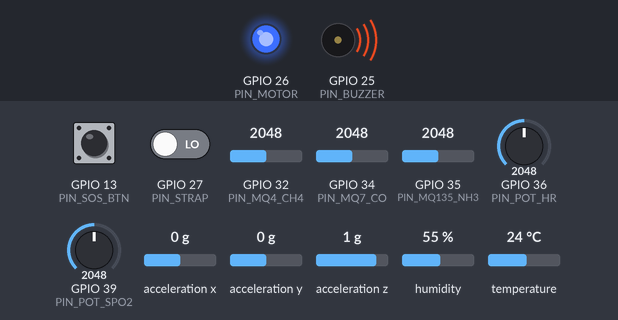
The sketch below on a simulated ESP32. Shown: output pins drawn as LEDs (lit = HIGH), buzzer (waves = sounding). Wiring (from diagram.json): MPU-6050 motion sensor at I2C address 0x68. Dashed ring = blinking. Inputs (shaded band) come from the test bench; at power-on: acceleration x 0 g, GPIO 35 (PIN_MQ135_NH3) = 2048, GPIO 34 (PIN_MQ7_CO) = 2048, GPIO 32 (PIN_MQ4_CH4) = 2048, temperature 24 °C, GPIO 13 (PIN_SOS_BTN) HIGH, GPIO 27 (PIN_STRAP) LOW, GPIO 36 (PIN_POT_HR) = 2048, GPIO 39 (PIN_POT_SPO2) = 2048, acceleration y 0 g, acceleration z 1 g, humidity 55 % (analog values on the 0–4095 scale). WiFi joins after 1.5 s; servers stay silent unless stated; uploads are accepted with an empty reply; what the sketch prints to the serial monitor is not drawn.

Above: at 1.06 s.
1.3 s: acceleration x set to -1.4 g
4.8 s: GPIO 35 (PIN_MQ135_NH3) set to 1933
8.5 s: GPIO 34 (PIN_MQ7_CO) set to 1954
12.0 s: GPIO 32 (PIN_MQ4_CH4) set to 1864
15.5 s: GPIO 32 (PIN_MQ4_CH4) set to 1760
At 16.1 s:
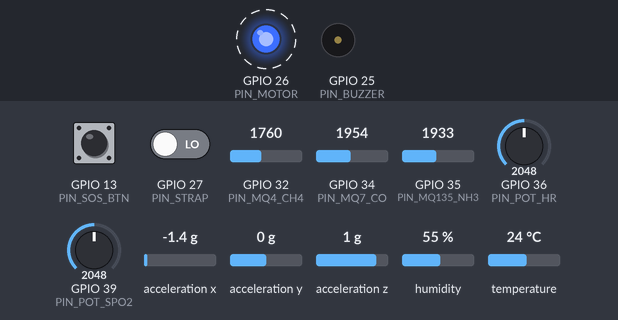
19.0 s: temperature set to 41 °C
At 19.35 s:
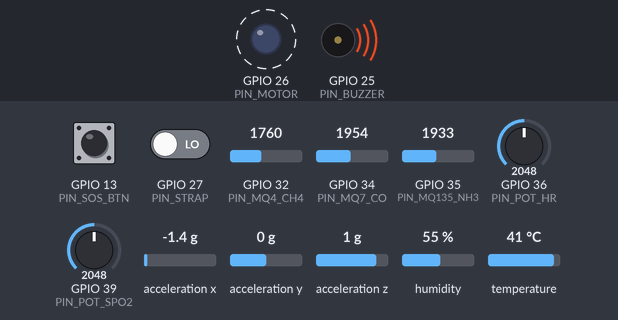
Timing chart, 0 to 26.5 s (numbered marks = the images above; inputs shaded):
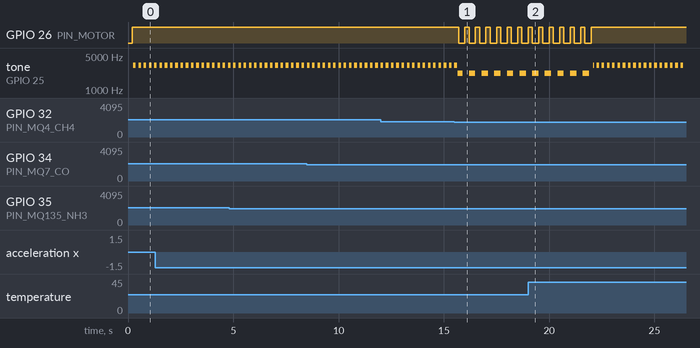

Measured:
- the behaviour switches between 1800 and 1799 on GPIO 32 (PIN_MQ4_CH4) (found by bisection; images 0 and 1)
- after the input at 15.5 s, GPIO 26 (PIN_MOTOR): alternates HIGH for 0.20 s and LOW for 0.30 s, starting after 0.20 s
- after the input at 19.0 s, GPIO 26 (PIN_MOTOR): goes on until 22.0 s, then stays HIGH
- by itself, tone on GPIO 25 (PIN_BUZZER): plays 2200 Hz for 0.30 s, 2200 Hz for 0.30 s, 2200 Hz for 0.30 s, 2200 Hz for 0.30 s, 2200 Hz for 0.30 s, 3200 Hz for 0.04 s … (23 notes in this stretch)

The sketch:

wifi-scan.ino
```cpp
// ============================================================
// MineGuard - Smart Mining Safety Helmet (Wokwi simulation)
// ESP32 DevKit C v4
//
// Core 1 (Arduino loop): gas / DHT / MPU / strap / SOS sampling,
//                        4-level alert engine, buzzer + motor
// Core 0 (net task)    : vitals (HR/SpO2) + Wi-Fi posting
//
// Stand-ins for Wokwi:
//   MAX30102 -> two potentiometers (GPIO36 = HR, GPIO39 = SpO2)
//   Reed switch (strap) -> slide switch on GPIO27
//   MQ-135 is used as the NH3 channel
// RFID checkpoints are a separate project (checkpoint nodes).
// ============================================================

#include <Wire.h>
#include <WiFi.h>
#include <HTTPClient.h>
#include <DHT.h>
#include <math.h>

// ---------------- Config ----------------
#define DEVICE_ID        "helmet-01"
#define WIFI_SSID        "Wokwi-GUEST"
#define WIFI_PASS        ""
#define WIFI_CHANNEL     6
#define SERVER_URL       "http://example.com/api/readings"   // TODO: your backend endpoint
#define POST_INTERVAL_MS 2000

// ---------------- Pins ----------------
#define PIN_MQ7_CO     34   // ADC1_CH6
#define PIN_MQ135_NH3  35   // ADC1_CH7
#define PIN_MQ4_CH4    32   // ADC1_CH4
#define PIN_POT_HR     36   // simulated MAX30102 heart rate
#define PIN_POT_SPO2   39   // simulated MAX30102 SpO2
#define PIN_DHT        15
#define PIN_SDA        21
#define PIN_SCL        22
#define PIN_BUZZER     25
#define PIN_MOTOR      26
#define PIN_SOS_BTN    13   // to GND when pressed
#define PIN_STRAP      27   // reed switch stand-in

#define DHT_TYPE            DHT22   // Wokwi part is a DHT22; use DHT11 on real hardware
#define STRAP_CLOSED_LEVEL  LOW     // flip to HIGH if your switch reads inverted

// ---------------- Alert levels ----------------
enum Level { SAFE = 0, WARNING = 1, DANGER = 2, CRITICAL = 3 };
const char *LEVEL_NAME[] = { "SAFE", "WARNING", "DANGER", "CRITICAL" };

// ---------------- Thresholds (tune these) ----------------
// Gas: raw 12-bit ADC (0-4095). Real sensors: calibrate against clean-air baseline.
//                 warn  danger critical
const float CO_T[3]  = { 1200, 2000, 3000 };
const float NH3_T[3] = { 1200, 2000, 3000 };
const float CH4_T[3] = { 1000, 1800, 2800 };

// Rate of rise over the last <=30 s (raw ADC counts)
const int RISE_WARN   = 400;
const int RISE_DANGER = 800;
const int RISE_WINDOW_S = 30;

// Heart rate depends on motion. Low side (<=) and high side (>=).
//                       lowW lowD lowC  highW highD highC
const float HR_STILL[6]  = { 50, 45, 40,   100, 120, 150 };
const float HR_MOVING[6] = { 55, 50, 45,   140, 160, 180 };

// SpO2 (<=): warn, danger, critical
const float SPO2_T[3] = { 93, 89, 84 };

// Ambient temperature (C)
const float TEMP_T[3] = { 35, 40, 45 };

// Motion detection (deviation of |accel| from 1 g, smoothed)
const float MOVE_ON_G  = 0.06;
const float MOVE_OFF_G = 0.03;

// Escalation rules
const unsigned long WARNING_ESCALATE_MS = 120000UL;  // Warning held 120 s -> Danger
const unsigned long SOS_LATCH_MS        = 30000UL;   // SOS stays active 30 s after press

// ---------------- Shared state (guarded by mutex) ----------------
struct Snapshot {
  int   co, nh3, ch4;
  float temp, hum;
  int   bpm, spo2;
  bool  moving, strapped, sos;
  int   level;
  char  reason[96];
};
Snapshot S;
SemaphoreHandle_t mtx;
#define LOCK()   xSemaphoreTake(mtx, portMAX_DELAY)
#define UNLOCK() xSemaphoreGive(mtx)

// ---------------- Core-1 private state ----------------
DHT dht(PIN_DHT, DHT_TYPE);
const uint8_t MPU_ADDR = 0x68;

struct RiseBuf {
  int v[RISE_WINDOW_S];
  int idx = 0;
  int count = 0;
  void push(int x) {
    v[idx] = x;
    idx = (idx + 1) % RISE_WINDOW_S;
    if (count < RISE_WINDOW_S) count++;
  }
  int rise(int now) {
    if (count < 10) return 0;   // need at least ~10 s of history
    int oldestIdx = (idx - count + RISE_WINDOW_S) % RISE_WINDOW_S;
    return now - v[oldestIdx];
  }
};
RiseBuf riseCo, riseNh3, riseCh4;

int   rawCo = 0, rawNh3 = 0, rawCh4 = 0;
float tempC = 25, humP = 50;
bool  moving = false, strapped = true, sosActive = false;
float motionEma = 0;
unsigned long sosUntil = 0;
bool lastSosPin = HIGH;

unsigned long warnSince = 0;
Level currentLevel = SAFE;

// ---------------- Helpers ----------------
int readAdcAvg(int pin, int n = 8) {
  long sum = 0;
  for (int i = 0; i < n; i++) sum += analogRead(pin);
  return sum / n;
}

int scoreHigh(float v, const float t[3]) {
  if (v >= t[2]) return 3;
  if (v >= t[1]) return 2;
  if (v >= t[0]) return 1;
  return 0;
}
int scoreLow(float v, const float t[3]) {
  if (v <= t[2]) return 3;
  if (v <= t[1]) return 2;
  if (v <= t[0]) return 1;
  return 0;
}
int riseScore(int rise) {
  if (rise >= RISE_DANGER) return 2;
  if (rise >= RISE_WARN)   return 1;
  return 0;
}

// ---------------- MPU6050 (raw I2C) ----------------
void mpuInit() {
  Wire.beginTransmission(MPU_ADDR);
  Wire.write(0x6B);
  Wire.write(0x00);
  Wire.endTransmission(true);
}

float mpuReadAccelG() {
  Wire.beginTransmission(MPU_ADDR);
  Wire.write(0x3B);
  if (Wire.endTransmission(false) != 0) return 1.0f;
  if (Wire.requestFrom((int)MPU_ADDR, 6, (int)true) != 6) return 1.0f;
  int16_t ax = (Wire.read() << 8) | Wire.read();
  int16_t ay = (Wire.read() << 8) | Wire.read();
  int16_t az = (Wire.read() << 8) | Wire.read();
  float gx = ax / 16384.0f, gy = ay / 16384.0f, gz = az / 16384.0f;
  return sqrtf(gx * gx + gy * gy + gz * gz);
}

// ---------------- Fast sampling (100 ms) ----------------
void sampleFast() {
  rawCo  = readAdcAvg(PIN_MQ7_CO);
  rawNh3 = readAdcAvg(PIN_MQ135_NH3);
  rawCh4 = readAdcAvg(PIN_MQ4_CH4);

  strapped = (digitalRead(PIN_STRAP) == STRAP_CLOSED_LEVEL);

  // SOS: latch for SOS_LATCH_MS on each press
  bool pin = digitalRead(PIN_SOS_BTN);
  if (pin == LOW && lastSosPin == HIGH) sosUntil = millis() + SOS_LATCH_MS;
  lastSosPin = pin;
  sosActive = (pin == LOW) || (millis() < sosUntil);

  // Motion vs stationary (with hysteresis)
  float dyn = fabsf(mpuReadAccelG() - 1.0f);
  motionEma = 0.9f * motionEma + 0.1f * dyn;
  if (!moving && motionEma > MOVE_ON_G)  moving = true;
  if (moving  && motionEma < MOVE_OFF_G) moving = false;
}

void sampleDht() {
  float t = dht.readTemperature();
  float h = dht.readHumidity();
  if (!isnan(t)) tempC = t;
  if (!isnan(h)) humP  = h;
}

// ---------------- Alert engine ----------------
void evaluate() {
  unsigned long now = millis();

  // Feed rate-of-rise buffers once per second
  static unsigned long lastPush = 0;
  if (now - lastPush >= 1000) {
    lastPush = now;
    riseCo.push(rawCo);
    riseNh3.push(rawNh3);
    riseCh4.push(rawCh4);
  }

  int bpm, spo2;
  LOCK(); bpm = S.bpm; spo2 = S.spo2; UNLOCK();

  // Per-reading scores (0 safe, 1 warning, 2 danger, 3 critical)
  int sCo  = max(scoreHigh(rawCo,  CO_T),  riseScore(riseCo.rise(rawCo)));
  int sNh3 = max(scoreHigh(rawNh3, NH3_T), riseScore(riseNh3.rise(rawNh3)));
  int sCh4 = max(scoreHigh(rawCh4, CH4_T), riseScore(riseCh4.rise(rawCh4)));

  const float *hr = moving ? HR_MOVING : HR_STILL;
  const float hrLow[3]  = { hr[0], hr[1], hr[2] };
  const float hrHigh[3] = { hr[3], hr[4], hr[5] };
  int sHr   = max(scoreLow(bpm, hrLow), scoreHigh(bpm, hrHigh));
  int sSpo2 = scoreLow(spo2, SPO2_T);
  int sTemp = scoreHigh(tempC, TEMP_T);

  struct { const char *name; int score; } ch[] = {
    { "CO", sCo }, { "NH3", sNh3 }, { "CH4", sCh4 },
    { "HR", sHr }, { "SpO2", sSpo2 }, { "TEMP", sTemp }
  };

  int maxScore = 0, warnCount = 0, dangerCount = 0;
  char reason[96] = "";
  for (auto &c : ch) {
    if (c.score > maxScore) maxScore = c.score;
    if (c.score == 1) warnCount++;
    if (c.score >= 2) dangerCount++;
    if (c.score >= 1) {
      char tmp[24];
      snprintf(tmp, sizeof(tmp), "%s%s:%s", reason[0] ? "," : "", c.name, LEVEL_NAME[c.score]);
      strncat(reason, tmp, sizeof(reason) - strlen(reason) - 1);
    }
  }

  // Overall level = max score, bumped by how many channels are elevated
  int overall = maxScore;
  if (overall == WARNING && warnCount >= 3)   overall = DANGER;
  if (overall == DANGER  && dangerCount >= 2) overall = CRITICAL;

  // Warning stuck too long -> Danger
  if (overall == WARNING) {
    if (warnSince == 0) warnSince = now;
    if (now - warnSince >= WARNING_ESCALATE_MS) {
      overall = DANGER;
      strncat(reason, ",WARN>120s", sizeof(reason) - strlen(reason) - 1);
    }
  } else if (overall == SAFE) {
    warnSince = 0;
  }

  // Absolute overrides
  if (!strapped) {
    if (overall < DANGER) overall = DANGER;
    strncat(reason, reason[0] ? ",STRAP_OPEN" : "STRAP_OPEN", sizeof(reason) - strlen(reason) - 1);
  }
  if (sosActive) {
    overall = CRITICAL;
    strncat(reason, reason[0] ? ",SOS" : "SOS", sizeof(reason) - strlen(reason) - 1);
  }

  currentLevel = (Level)overall;

  LOCK();
  S.co = rawCo; S.nh3 = rawNh3; S.ch4 = rawCh4;
  S.temp = tempC; S.hum = humP;
  S.moving = moving; S.strapped = strapped; S.sos = sosActive;
  S.level = overall;
  strncpy(S.reason, reason, sizeof(S.reason));
  S.reason[sizeof(S.reason) - 1] = 0;
  UNLOCK();
}

// ---------------- Outputs ----------------
// Motor (worker feels he is in a danger zone): Warning slow pulse, Danger fast pulse, Critical solid.
// Buzzer (emergency): silent at Safe/Warning, Danger beeping, Critical rapid.
void driveOutputs(Level lvl) {
  unsigned long now = millis();
  bool motorOn = false;
  bool buzzOn = false;
  int freq = 0;

  switch (lvl) {
    case SAFE: break;
    case WARNING:
      motorOn = (now % 1500) < 150;
      break;
    case DANGER:
      motorOn = (now % 500) < 200;
      buzzOn  = (now % 600) < 300;
      freq = 2200;
      break;
    case CRITICAL:
      motorOn = true;
      buzzOn  = (now % 250) < 125;
      freq = 3200;
      break;
  }

  digitalWrite(PIN_MOTOR, motorOn ? HIGH : LOW);
  if (buzzOn) tone(PIN_BUZZER, freq);
  else noTone(PIN_BUZZER);
}

// ---------------- Core 0: vitals + Wi-Fi ----------------
void postSnapshot(const Snapshot &c) {
  char body[420];
  snprintf(body, sizeof(body),
    "{\"device_id\":\"%s\",\"uptime_ms\":%lu,\"level\":%d,\"level_name\":\"%s\","
    "\"gas\":{\"co\":%d,\"nh3\":%d,\"ch4\":%d},"
    "\"vitals\":{\"bpm\":%d,\"spo2\":%d},"
    "\"env\":{\"temp\":%.1f,\"humidity\":%.0f},"
    "\"moving\":%s,\"strapped\":%s,\"sos\":%s,\"reason\":\"%s\"}",
    DEVICE_ID, millis(), c.level, LEVEL_NAME[c.level],
    c.co, c.nh3, c.ch4, c.bpm, c.spo2, c.temp, c.hum,
    c.moving ? "true" : "false", c.strapped ? "true" : "false",
    c.sos ? "true" : "false", c.reason);

  HTTPClient http;
  http.setTimeout(3000);
  if (http.begin(SERVER_URL)) {
    http.addHeader("Content-Type", "application/json");
    int code = http.POST((uint8_t *)body, strlen(body));
    Serial.printf("[net] POST -> %d\n", code);
    http.end();
  }
}

void netTask(void *) {
  WiFi.mode(WIFI_STA);
  WiFi.begin(WIFI_SSID, WIFI_PASS, WIFI_CHANNEL);

  unsigned long lastVital = 0, lastPost = 0, lastRetry = 0;
  int lastPostedLevel = -1;

  for (;;) {
    unsigned long now = millis();

    // Simulated MAX30102 (replace with real sensor code on hardware)
    if (now - lastVital >= 200) {
      lastVital = now;
      int bpm  = map(readAdcAvg(PIN_POT_HR),   0, 4095, 30, 200);
      int spo2 = map(readAdcAvg(PIN_POT_SPO2), 0, 4095, 75, 100);
      LOCK(); S.bpm = bpm; S.spo2 = spo2; UNLOCK();
    }

    bool connected = (WiFi.status() == WL_CONNECTED);
    if (!connected && now - lastRetry > 10000) {
      lastRetry = now;
      WiFi.disconnect();
      WiFi.begin(WIFI_SSID, WIFI_PASS, WIFI_CHANNEL);
    }

    Snapshot copy;
    LOCK(); copy = S; UNLOCK();

    bool changed = (copy.level != lastPostedLevel);
    if (connected && (changed || now - lastPost >= POST_INTERVAL_MS)) {
      lastPost = now;
      lastPostedLevel = copy.level;
      postSnapshot(copy);
    }

    vTaskDelay(pdMS_TO_TICKS(20));
  }
}

// ---------------- Arduino ----------------
void setup() {
  Serial.begin(115200);

  pinMode(PIN_BUZZER, OUTPUT);
  pinMode(PIN_MOTOR, OUTPUT);
  pinMode(PIN_SOS_BTN, INPUT_PULLUP);
  pinMode(PIN_STRAP, INPUT_PULLUP);
  analogReadResolution(12);

  Wire.begin(PIN_SDA, PIN_SCL);
  mpuInit();
  dht.begin();

  mtx = xSemaphoreCreateMutex();
  memset(&S, 0, sizeof(S));
  S.bpm = 75; S.spo2 = 98; S.temp = 25; S.hum = 50; S.strapped = true;

  // Core 0: vitals + Wi-Fi. loop() already runs on core 1.
  xTaskCreatePinnedToCore(netTask, "net", 8192, NULL, 1, NULL, 0);

  Serial.println("MineGuard helmet started");
}

void loop() {
  unsigned long now = millis();

  static unsigned long lastFast = 0, lastDht = 0, lastEval = 0, lastPrint = 0;

  if (now - lastFast >= 100) { lastFast = now; sampleFast(); }
  if (now - lastDht >= 2000) { lastDht = now; sampleDht(); }
  if (now - lastEval >= 200) { lastEval = now; evaluate(); }

  driveOutputs(currentLevel);

  if (now - lastPrint >= 1000) {
    lastPrint = now;
    Snapshot c;
    LOCK(); c = S; UNLOCK();
    Serial.printf("[%s] CO:%d NH3:%d CH4:%d | HR:%d SpO2:%d %s | T:%.1f H:%.0f | strap:%s sos:%s | %s\n",
      LEVEL_NAME[c.level], c.co, c.nh3, c.ch4, c.bpm, c.spo2,
      c.moving ? "moving" : "still", c.temp, c.hum,
      c.strapped ? "on" : "OPEN", c.sos ? "YES" : "no", c.reason);
  }

  delay(2);
}
```
